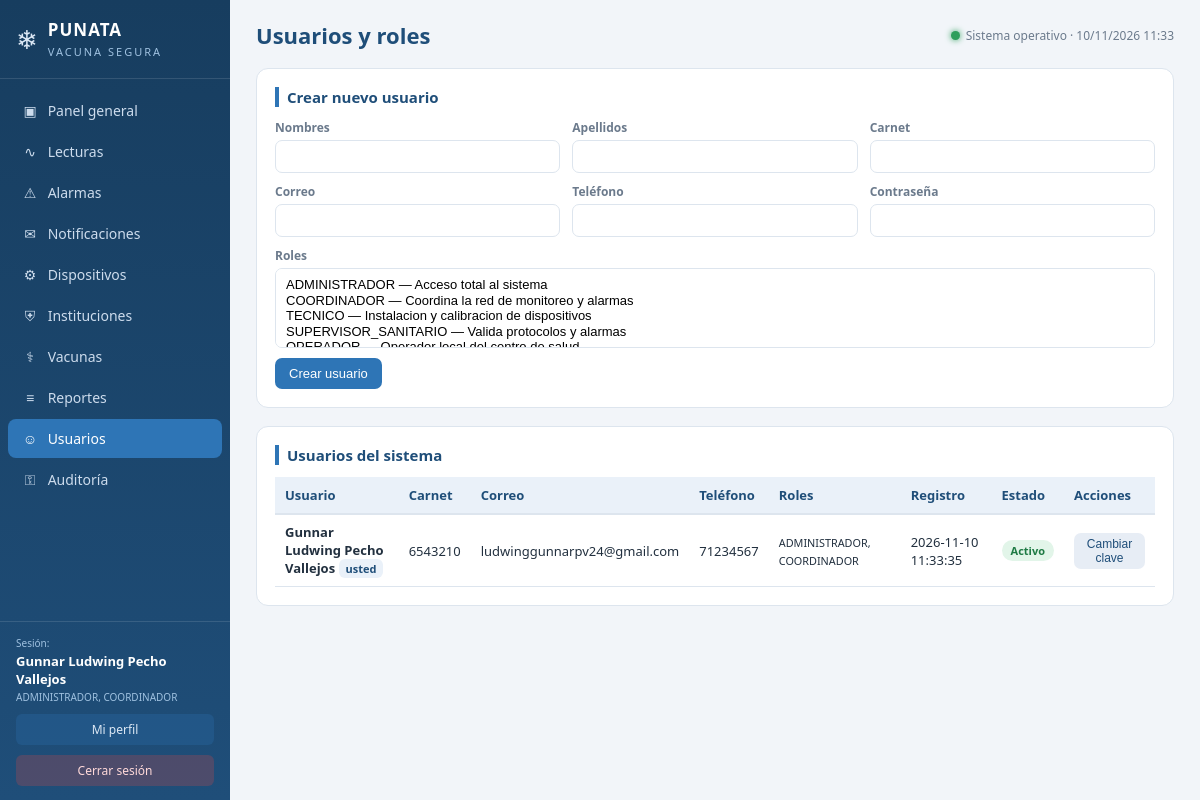
The page /index.php?p=usuarios (signed in) on the database its author committed.
### tables this page shows
CREATE TABLE usuario (
  id_usuario       INT(11) NOT NULL AUTO_INCREMENT,
  nombre           VARCHAR(100) NOT NULL,
  apellido         VARCHAR(100) NOT NULL,
  carnet           VARCHAR(30) NULL,
  correo           VARCHAR(150) NULL,
  password_hash    VARCHAR(255) NOT NULL,
  telefono         VARCHAR(30) NULL,
  estado           TINYINT(1) NULL DEFAULT 1,
  fecha_registro   TIMESTAMP NOT NULL DEFAULT CURRENT_TIMESTAMP,
  PRIMARY KEY (id_usuario),
  UNIQUE KEY carnet (carnet),
  UNIQUE KEY correo (correo)
);

### web/index.php (called while the page is built, shortened)
<?php
require_once __DIR__ . '/config/auth.php';
$p = $_GET['p'] ?? (usuario_logueado() ? 'dashboard' : 'login');
require_once __DIR__ . '/config/auth.php';
require __DIR__ . '/parciales/cabecera.php';
require __DIR__ . '/paginas/' . $p . '.php';
require __DIR__ . '/parciales/pie.php';

### web/config/database.php (called while the page is built, shortened)
<?php
function db(): PDO
{
    static $pdo = null;
    if ($pdo === null) {
        $dsn = 'mysql:host=' . DB_HOST . ';port=' . DB_PORT . ';dbname=' . DB_NAME . ';charset=utf8mb4';
        $pdo = new PDO($dsn, DB_USER, DB_PASS, [
            PDO::ATTR_ERRMODE            => PDO::ERRMODE_EXCEPTION,
            PDO::ATTR_DEFAULT_FETCH_MODE => PDO::FETCH_ASSOC,
            PDO::ATTR_EMULATE_PREPARES   => false,
        ]);
        $pdo->exec("SET time_zone = '-04:00';");
    }
    return $pdo;
}
function q(string $sql, array $params = []): PDOStatement
{
    $st = db()->prepare($sql);
    $st->execute($params);
    return $st;
}

### web/config/auth.php (called while the page is built, shortened)
<?php
require_once __DIR__ . '/database.php';
function e(?string $s): string
{
    return htmlspecialchars((string)$s, ENT_QUOTES, 'UTF-8');
}

### web/paginas/usuarios.php (the view, shortened to what this page needs)
<?php
$roles = q("SELECT id_rol, nombre, descripcion FROM rol ORDER BY id_rol")->fetchAll();
$usuarios = q("
    SELECT u.id_usuario, u.nombre, u.apellido, u.carnet, u.correo, u.telefono, u.estado, u.fecha_registro,
           (SELECT GROUP_CONCAT(r.nombre ORDER BY r.nombre SEPARATOR ', ')
              FROM usuario_rol ur JOIN rol r ON r.id_rol = ur.id_rol WHERE ur.id_usuario = u.id_usuario) AS roles
    FROM usuario u ORDER BY u.nombre, u.apellido")->fetchAll();
echo '<div class="panel"><h2>Crear nuevo usuario</h2>
  <form method="post">
    <input type="hidden" name="acc" value="nuevo_usuario">
    <input type="hidden" name="csrf" value="' . csrf_token() . '">
    <div class="fila">
      <div class="campo"><label>Nombres</label><input name="nombre" required></div>
      <div class="campo"><label>Apellidos</label><input name="apellido" required></div>
      <div class="campo"><label>Carnet</label><input name="carnet"></div>
    </div>
    <div class="fila">
      <div class="campo"><label>Correo</label><input type="email" name="correo" required></div>
      <div class="campo"><label>Teléfono</label><input name="telefono"></div>
      <div class="campo"><label>Contraseña</label><input type="password" name="password" required minlength="6"></div>
    </div>
    <div class="campo"><label>Roles</label>
      <select name="roles[]" multiple size="4">';
foreach ($roles as $r) {
    echo '<option value="' . (int)$r['id_rol'] . '">' . e($r['nombre']) . ' — ' . e($r['descripcion']) . '</option>';
}
echo '  </select></div>
    <button class="boton" type="submit">Crear usuario</button>
  </form></div>';
echo '<div class="panel"><h2>Usuarios del sistema</h2>';
echo '<table class="tabla"><tr><th>Usuario</th><th>Carnet</th><th>Correo</th><th>Teléfono</th>'
   . '<th>Roles</th><th>Registro</th><th>Estado</th><th>Acciones</th></tr>';
foreach ($usuarios as $u) {
    $mio = (int)$u['id_usuario'] === (int)$_SESSION['usuario_id'];
    echo '<tr>
            <td><strong>' . e($u['nombre'] . ' ' . $u['apellido']) . '</strong>' . ($mio ? ' <span class="badge">usted</span>' : '') . '</td>
            <td>' . e($u['carnet']) . '</td>
            <td>' . e($u['correo']) . '</td>
            <td>' . e($u['telefono']) . '</td>
            <td><small>' . e($u['roles']) . '</small></td>
            <td>' . e($u['fecha_registro']) . '</td>
            <td><span class="etiqueta-estado ' . ($u['estado'] ? 'st-verde' : 'st-gris') . '">'
        . ($u['estado'] ? 'Activo' : 'Inactivo') . '</span></td>
            <td>
              <button class="boton mini secundario" onclick="document.getElementById(\'res-' . (int)$u['id_usuario'] . '\').style.display=\'block\'">Cambiar clave</button>
              ' . ($mio ? '' : '<form method="post" style="display:inline">
                  <input type="hidden" name="acc" value="estado_usuario">
                  <input type="hidden" name="csrf" value="' . csrf_token() . '">
                  <input type="hidden" name="id_usuario" value="' . (int)$u['id_usuario'] . '">
                  <input type="hidden" name="estado" value="' . ($u['estado'] ? 0 : 1) . '">
                  <button class="boton mini ' . ($u['estado'] ? 'peligro' : 'verde') . '">' . ($u['estado'] ? 'Desactivar' : 'Activar') . '</button>
                </form>') . '
            </td>
          </tr>
          <tr id="res-' . (int)$u['id_usuario'] . '" style="display:none;background:#f7fafd">
            <td colspan="8">
              <form method="post" style="display:flex;gap:8px;align-items:flex-end">
                <input type="hidden" name="acc" value="reset_password">
                <input type="hidden" name="csrf" value="' . csrf_token() . '">
                <input type="hidden" name="id_usuario" value="' . (int)$u['id_usuario'] . '">
                <div class="campo"><label>Nueva contraseña de ' . e($u['nombre']) . '</label>
                  <input type="password" name="password" required minlength="6"></div>
                <button class="boton mini verde" type="submit">Guardar</button>
              </form>
            </td>
          </tr>';
}
echo '</table></div>';

### web/assets/css/estilo.css (style rules this page uses)
:root { --azul:#1f4e79; --azul2:#2e75b6; --fondo:#f2f5f9; --blanco:#fff; --gris:#6b7a8c; --borde:#dde5ee; --verde:#2e9e5b; --rojo:#d64545; --ambar:#e8a13a; --texto:#22303f; }
* { box-sizing:border-box;margin:0;padding:0 }
body { font-family:'Segoe UI',Calibri,Arial,sans-serif;background:var(--fondo);color:var(--texto);font-size:14px }
.panel { background:var(--blanco);border:1px solid var(--borde);border-radius:12px;padding:18px;margin-bottom:18px }
.panel h2 { font-size:15px;color:var(--azul);margin-bottom:12px;border-left:4px solid var(--azul2);padding-left:8px }
table.tabla { width:100%;border-collapse:collapse;font-size:13px }
table.tabla th { background:#eaf1f9;color:var(--azul);text-align:left;padding:9px 10px;border-bottom:2px solid var(--borde) }
table.tabla td { padding:8px 10px;border-bottom:1px solid var(--borde) }
.etiqueta-estado { display:inline-block;padding:3px 9px;border-radius:20px;font-size:11px;font-weight:600 }
.st-verde { background:#e2f5e9;color:#1e7a44 }
.boton { display:inline-block;background:var(--azul2);color:#fff;border:none;padding:8px 14px;border-radius:7px;cursor:pointer;font-size:13px }
.boton.secundario { background:#e7edf5;color:var(--azul) }
.boton.mini { padding:4px 9px;font-size:12px }
.campo { display:flex;flex-direction:column;gap:4px;margin-bottom:10px }
.campo label { font-size:12px;color:var(--gris);font-weight:600 }
.campo input,.campo select,.campo textarea { padding:8px 10px;border:1px solid var(--borde);border-radius:7px;font-size:13px;background:#fff }
.fila { display:flex;gap:12px;flex-wrap:wrap }
.fila .campo { flex:1;min-width:160px }
.badge { display:inline-block;background:#eaf1f9;color:var(--azul);border-radius:6px;padding:2px 7px;font-size:11px;font-weight:600 }

### rows shown on the page
usuario: nombre+apellido "Gunnar Ludwing Pecho Vallejos", shows "usted", carnet "6543210", correo "ludwinggunnarpv24@gmail.com", telefono "71234567", roles "ADMINISTRADOR, COORDINADOR", fecha_registro "2026-11-10 11:33:35", estado "Activo"

### other values the page prints
$ico "▣"
$txt "Panel general"
$ico "∿"
$txt "Lecturas"
$ico "⚠"
$txt "Alarmas"
$ico "✉"
$txt "Notificaciones"
$ico "⚙"
$txt "Dispositivos"
$ico "⛨"
$txt "Instituciones"
$ico "⚕"
$txt "Vacunas"
$ico "≡"
